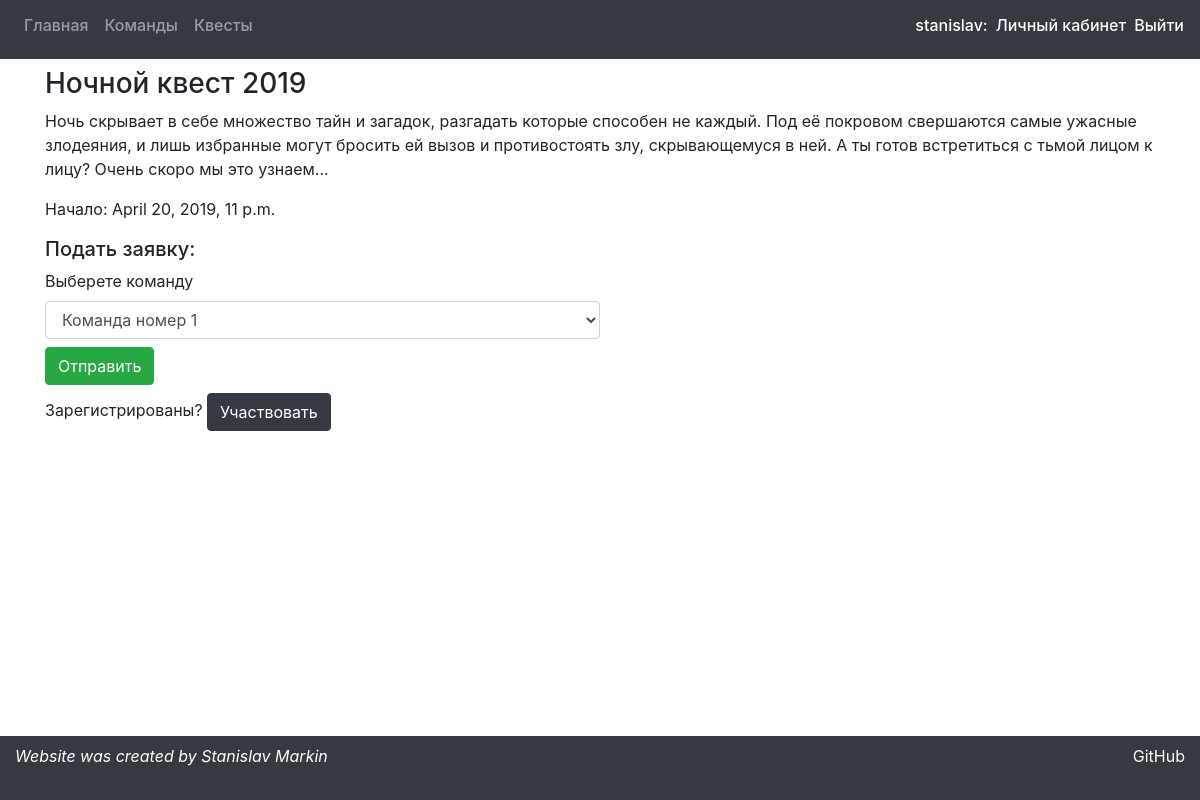
Screenshot of /quests/1 (signed in) with the database file from the repository.
### preparationApp/models.py (models this page shows, shortened)
class Quest(models.Model):
    title = models.CharField(max_length=30)
    start_date = models.DateTimeField()
    description = models.TextField()
    owner = models.ForeignKey(User, models.CASCADE)

### preparationApp/views.py (the view)
# urls.py: path('quests/<int:quest_id>', views.quest_info, name='quest_info'),
def quest_info(request, quest_id):
    quest = models.Quest.objects.get(id=quest_id)
    teams_list = list(filter(lambda t: User.objects.get(username=request.user.username) == t.captain,
                             models.Team.objects.all()))
    requests_list = list(filter(lambda r: models.Quest.objects.get(id=quest_id) == r.quest,
                                models.Request.objects.all()))
    print(requests_list)
    return render(request, 'preparationApp/questInfoPage.html',
                  {'quest': quest, 'teams': teams_list, 'requests': requests_list})

### preparationApp/templates/preparationApp/questInfoPage.html (shortened to what this page needs)
{% extends 'preparationApp/mainWrapper.html' %}
{% block content %}
    <h3>{{ quest.title }}</h3>
    <p>{{ quest.description }}</p>
    <p>Начало: {{ quest.start_date }}</p>
    {% if quest.owner.username != user.username %}
        <h5>Подать заявку:</h5>
        <form action="/quests/request" method="post">{% csrf_token %}
            <label for="team-select">Выберете команду</label>
            <select class="form-control w-50 mb-2" name="team" id="team-select">
                {% for team in teams %}
                    <option value="{{ team.id }}">{{ team.title }}</option>
                {% endfor %}
            </select>
            <input type="submit" class="btn btn-success mb-2" value="Отправить">
        </form>
        Зарегистрированы?
        <a class="btn btn-dark" href="/quest/{{ quest.id }}">Участвовать</a>
    {% endif %}
{% endblock %}

### preparationApp/templates/preparationApp/mainWrapper.html (shortened to what this page needs)
<!DOCTYPE html>
<html lang="en">
<head>
    {% load staticfiles %}
    <link rel="stylesheet" href="{% static 'bootstrap/css/bootstrap.css' %}" type="text/css">
</head>
<body>
    <nav class="navbar navbar-expand-lg navbar-dark bg-dark mb-2">
        <div class="collapse navbar-collapse">
            <ul class="navbar-nav">
                <li class="nav-item"><a class="nav-link h6" href="/">Главная</a></li>
                <li class="nav-item"><a class="nav-link h6" href="/teams">Команды</a></li>
                <li class="nav-item"><a class="nav-link h6" href="/quests">Квесты</a></li>
            </ul>
        </div>
        {% if user.is_authenticated %}
            <span class="h6 text-white float-right mr-2">{{ user.username }}: </span>
            <a class="text-light mr-2 h6 float-right" href="/personal">Личный кабинет</a></li>
            <a class="text-light h6 float-right" href="/logout/">Выйти</a></li>
        {% else %}
            <a class="text-light mr-2 h6 float-right" href="/login">Войти</a></li>
            <a class="text-light h6 float-right" href="/register">Регистрация</a></li>
        {% endif %}
    </nav>
    <div class="container">
    {% block content %}
    {% endblock %}
    </div>
    <footer style="height: 4rem;" class="container-fluid fixed-bottom bg-dark text-white pt-2">
		<div class="float-left font-italic ">
			Website was created by Stanislav Markin
		</div>
        <a target="_blank" href="https://github.com/MenacingDwarf/NightQuest" class=" text-white float-right">GitHub</a>
	</footer>
</body>
</html>

### rows the page displays
Quest: title "Ночной квест 2019", description "Ночь скрывает в себе множество тайн и загадок, разгадать которые способен не каждый. Под её покровом свершаются самые ужасные злодеяния, и лишь избранные могут бросить ей вызов и противостоять злу, скрывающемуся в ней. А ты готов встретиться с тьмой лицом к лицу? Очень скоро мы это узнаем...", start_date "April 20, 2019, 11 p.m."

### other values shown
{{ user.username }} "stanislav"
form field team "Команда номер 1"
